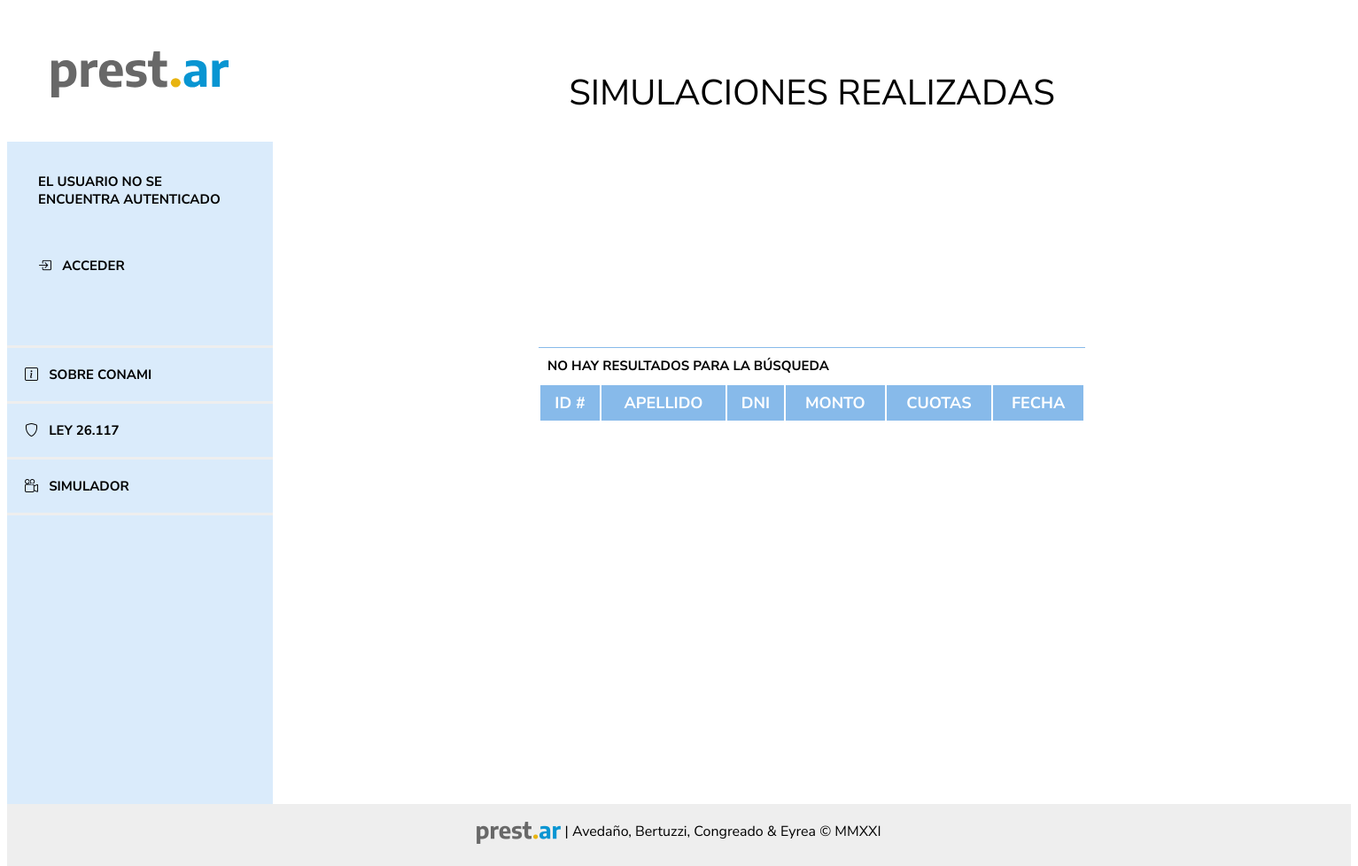
The app's page /simulador/list/, older data.
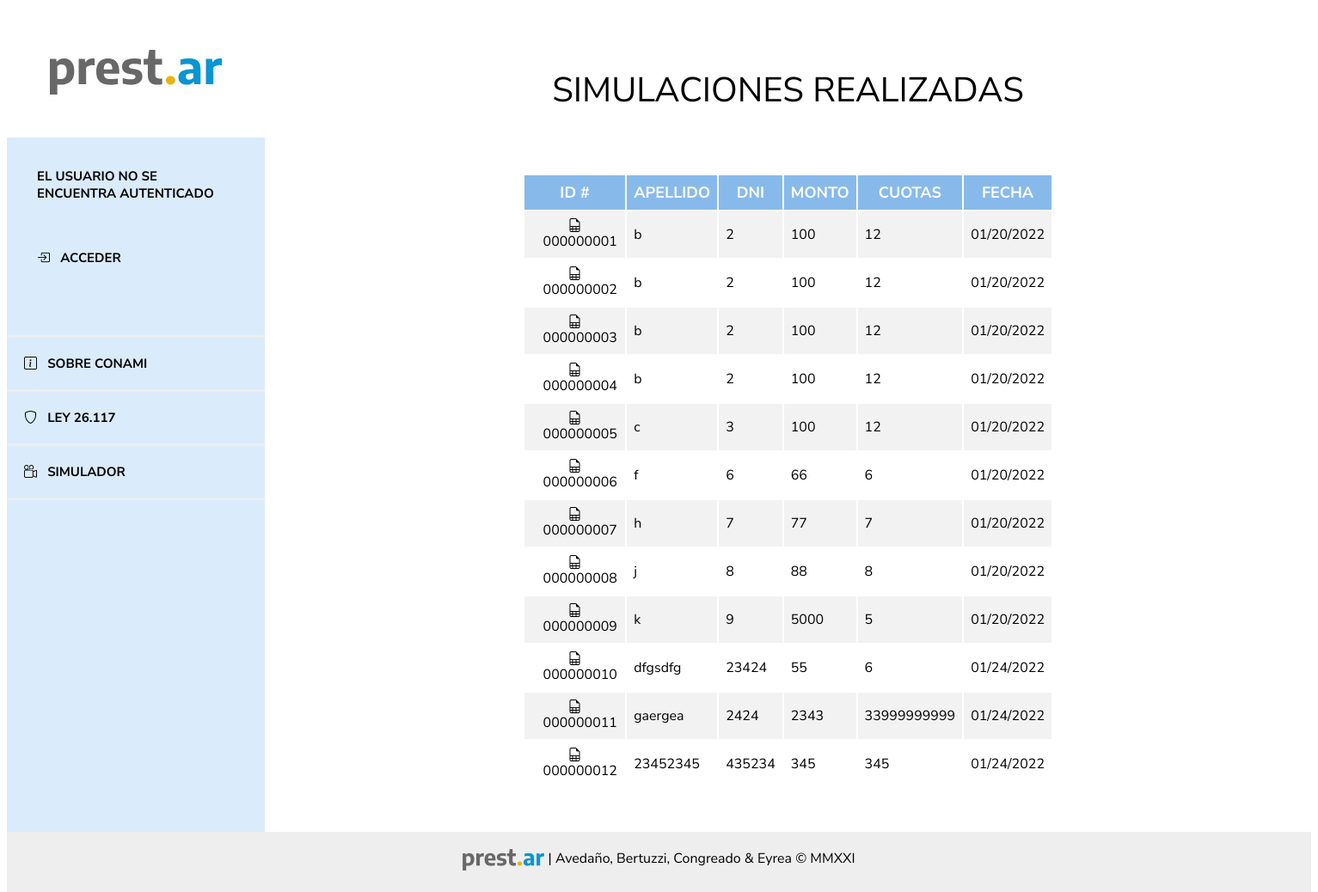
The same page, newer data.
### prestamos/models.py (models this page shows, shortened)
class Simulacion(models.Model):
    smvm = models.ForeignKey(
        SMVM, on_delete=models.CASCADE, null=True, default=1)
    author = models.ForeignKey(
        settings.AUTH_USER_MODEL, on_delete=models.CASCADE, null=True)  # Acá tiene que quedar el null=True porque se tiene que poder hacer simulaciones sin registrarse
    nombre = models.CharField(max_length=200)
    apellido = models.CharField(max_length=200)
    dni = models.IntegerField(validators=[
                              MaxValueValidator(99999999)])
    importe_solicitado = models.PositiveIntegerField()
    created_date = models.DateTimeField(
        default=timezone.now)
    tasa_anual = models.ForeignKey(
        TasaInteres, on_delete=models.CASCADE, null=True, default=1)
    cant_cuotas = models.SmallIntegerField()
    telefono = models.CharField(max_length=200)
    email = models.CharField(max_length=200)
    cuota_final = models.DecimalField(
        decimal_places=2, max_digits=9, null=True)
    def calculo_cuota(self):
        interes = int(self.tasa_anual.tasa)/100
        calculo_cuota = round(self.importe_solicitado*(interes/12) /
                              (1-(1+(interes/12))**(-self.cant_cuotas)), 2)
        return round(calculo_cuota, 2)

### prestamos/views.py (the view)
# urls.py: path('simulador/list/', views.simulaciones_list, name='simulaciones_list'),
def simulaciones_list(request):
    simulaciones = SimulacionFilter(
        request.GET, queryset=Simulacion.objects.all())
    return render(request, 'simulador/simulaciones_list.html', {'filter': simulaciones})

### prestamos/models.py (called while the page is built)
    def __str__(self):
        return '{}'.format(self.tasa)

### prestamos/templates/simulador/simulaciones_list.html (shortened to what this page needs)
{% extends 'base.html' %}
{% block content %}
<header>
	SIMULACIONES REALIZADAS
</header>
<main>
	<table>
		<tr class="titulo mayus">
		<th>ID #</th>
		<th>APELLIDO</th>
		<th>DNI</th>
		<th>MONTO</th>
		<th>CUOTAS</th>
		<th>FECHA</th>
		</tr>
		{% for simulacion in filter.qs %}
		<tr >
		<td style="text-align: center;"><a href="{% url 'simulacion_detail' pk=simulacion.pk %}"><i class="bi bi-file-earmark-spreadsheet"></i>&nbsp;&nbsp;&nbsp;{{ simulacion.id|stringformat:"09d" }}</a></td>
		<td>{{ simulacion.apellido }}</td>
		<td>{{ simulacion.dni }}</td>
		<td>{{ simulacion.importe_solicitado }}</td>
		<td>{{ simulacion.cant_cuotas }}</td>
		<td>{{ simulacion.created_date|date:"SHORT_DATE_FORMAT" }}</td>
		</tr>
		{% empty %}
			<div class="grid-item texto">NO HAY RESULTADOS PARA LA BÚSQUEDA</div>
	  {% endfor %}
	  </table>
</main>
{% endblock %}

Row changes from the older to the newer data that the page shows:
added Simulacion: id "000000001", apellido "b", dni "2", importe_solicitado "100", cant_cuotas "12", created_date "01/20/2022"
added Simulacion: id "000000002", apellido "b", dni "2", importe_solicitado "100", cant_cuotas "12", created_date "01/20/2022"
added Simulacion: id "000000003", apellido "b", dni "2", importe_solicitado "100", cant_cuotas "12", created_date "01/20/2022"
added Simulacion: id "000000004", apellido "b", dni "2", importe_solicitado "100", cant_cuotas "12", created_date "01/20/2022"
added Simulacion: id "000000005", apellido "c", dni "3", importe_solicitado "100", cant_cuotas "12", created_date "01/20/2022"
added Simulacion: id "000000006", apellido "f", dni "6", importe_solicitado "66", cant_cuotas "6", created_date "01/20/2022"
added Simulacion: id "000000007", apellido "h", dni "7", importe_solicitado "77", cant_cuotas "7", created_date "01/20/2022"
added Simulacion: id "000000008", apellido "j", dni "8", importe_solicitado "88", cant_cuotas "8", created_date "01/20/2022"
added Simulacion: id "000000009", apellido "k", dni "9", importe_solicitado "5000", cant_cuotas "5", created_date "01/20/2022"
added Simulacion: id "000000010", apellido "dfgsdfg", dni "23424", importe_solicitado "55", cant_cuotas "6", created_date "01/24/2022"
added Simulacion: id "000000011", apellido "gaergea", dni "2424", importe_solicitado "2343", cant_cuotas "33999999999", created_date "01/24/2022"
added Simulacion: id "000000012", apellido "23452345", dni "435234", importe_solicitado "345", cant_cuotas "345", created_date "01/24/2022"
Text that changed along with them:
text no longer shown: "NO HAY RESULTADOS PARA LA BÚSQUEDA"
